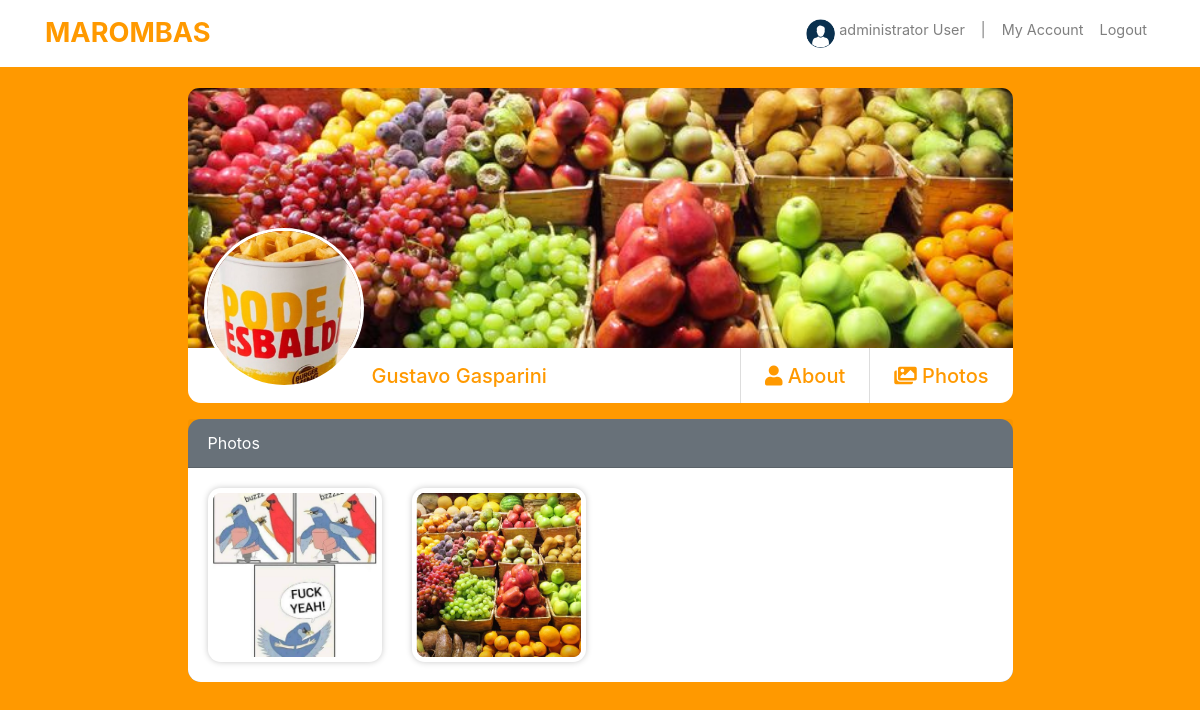
Page /profile/4/photos/ (signed in) on the earlier database version.
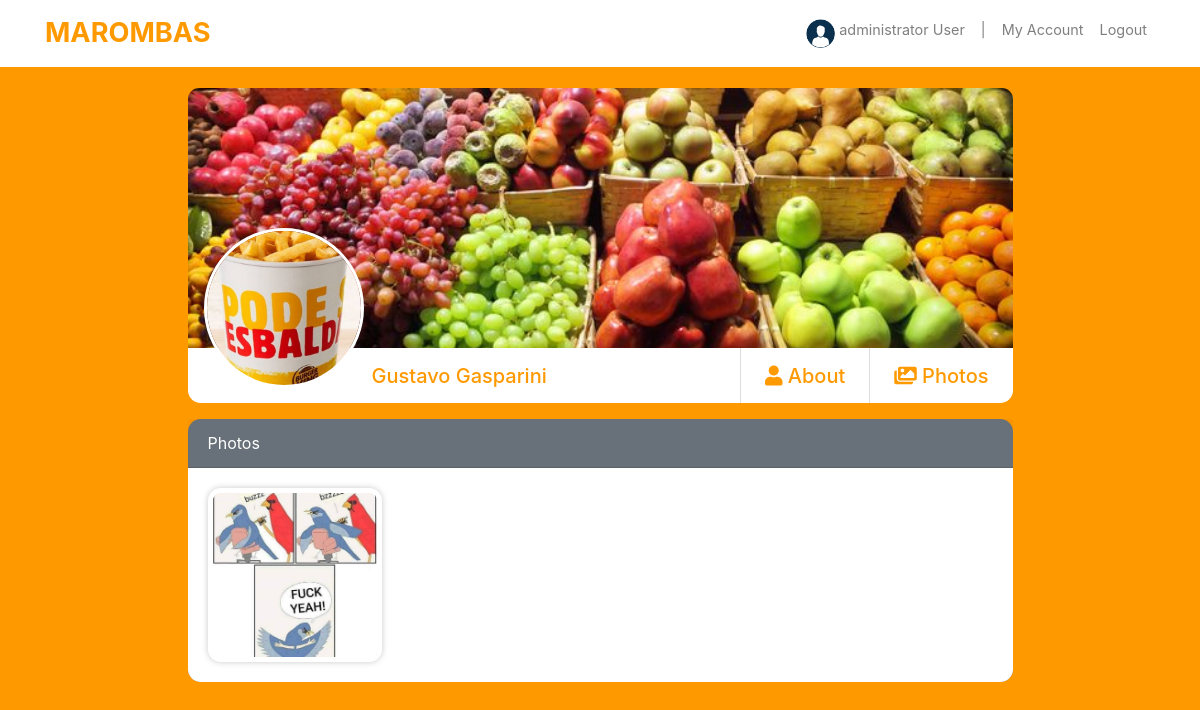
Same page on the later database version.
### posts/models.py (models this page shows, shortened)
class Post(models.Model):
    author  = models.ForeignKey(User, on_delete=models.CASCADE)
    created = models.DateTimeField('Created', auto_now_add=True)
    updated = models.DateTimeField('Updated', auto_now=True)
    text    = models.TextField('Text', blank=True)
    image   = models.ImageField('Image', upload_to='img_post', null=True, blank=True)
    likes   = models.ManyToManyField(User, related_name='likes', blank=True)

### accounts/views.py (the view)
# urls.py: path('<int:pk>/photos/', views.photos_page, name='photos'),
@login_required
def photos_page(request, pk):
    one_user = get_object_or_404(User, pk=pk)
    post = Post.objects.filter(author=one_user).order_by('-created')
    context = {
        'one_user': one_user,
        'post': post,
    }
    return render(request, 'accounts/photos.html', context)

### accounts/context_processors.py (called while the page is built)
def user_list(request):
    latest_users = User.object.order_by('-date_joined')[:6]
    return {'user_list': latest_users}

### accounts/models.py (called while the page is built)
    def __str__(self):
        return f"{self.first_name} {self.last_name}" or self.username

### accounts/templates/accounts/photos.html (shortened to what this page needs)
{% extends "base_profile.html" %}
{% load static %}
{% block content %}
    <div class="row d-flex justify-content-center">
        <div class="col-md-1"></div>
        <div class="col-md-9">
            <div class="card mb-3">
                <div class="wrapper">
                    {% if one_user.cover_image %}
                        <img src="{{ one_user.cover_image.url }}" class="card-img-top round-top-img">
                    {% else %}
                        <img src="https://dummyimage.com/600x400/707070/ffffff&text=image+cover" class="card-img-top round-top-img">
                    {% endif %}
                </div>
                <div class="card-body title-name">
                    <a href="{% url 'accounts:profile' one_user.pk %}">
                        {% if one_user.Prof_pic %}
                            <img src="{{ one_user.Prof_pic.url }}" class="prof_main_pic_card float-left mr-2 ml-3 mb-2">
                        {% else %}
                            <img src="{% static 'img/download.png' %}" class="prof_main_pic_card float-left mr-2 ml-3 mb-2">
                        {% endif %}
                    </a>
                    <a href="{% url 'accounts:profile' one_user.pk %}" class="link-color float-left"><h5 class="card-title mt-3">{{ one_user.first_name }} {{ one_user.last_name }}</h5></a>
                    <a href="{% url 'accounts:photos' one_user.pk %}" class="link-color float-right"><h5 class="card-title mr-4 mt-3"><i class="fas fa-images"></i> Photos</h5></a>
                    <a href="{% url 'accounts:about' one_user.pk %}" class="link-color float-right"><h5 class="card-title mr-4 mt-3"><i class="fas fa-user"></i> About</h5></a>
                </div>
            </div>
        </div>
        <div class="col-md-1"></div>
    </div>
    <div class="row d-flex justify-content-center">
        <div class="col-md-9">
            <div class="card text-white bg-secondary mb-3">
                <div class="card-header">
                    Photos
                </div>
                <div class="card-body profiles-card">
                    <div class="row">
                        {% for posts in post %}
                            <a href="{% url 'posts:post_page' posts.pk %}">
                                <div class="col-md-3">
                                    <div class="wrapper-img-album">
                                        <img src="{{ posts.image.url }}" class="img-photos">
                                    </div>
                                </div>
                            </a>
                        {% endfor %}
                    </div>
                </div>
            </div>
        </div>
    </div>
{% endblock %}

Differences in the rows shown:
removed Post: image (picture)
